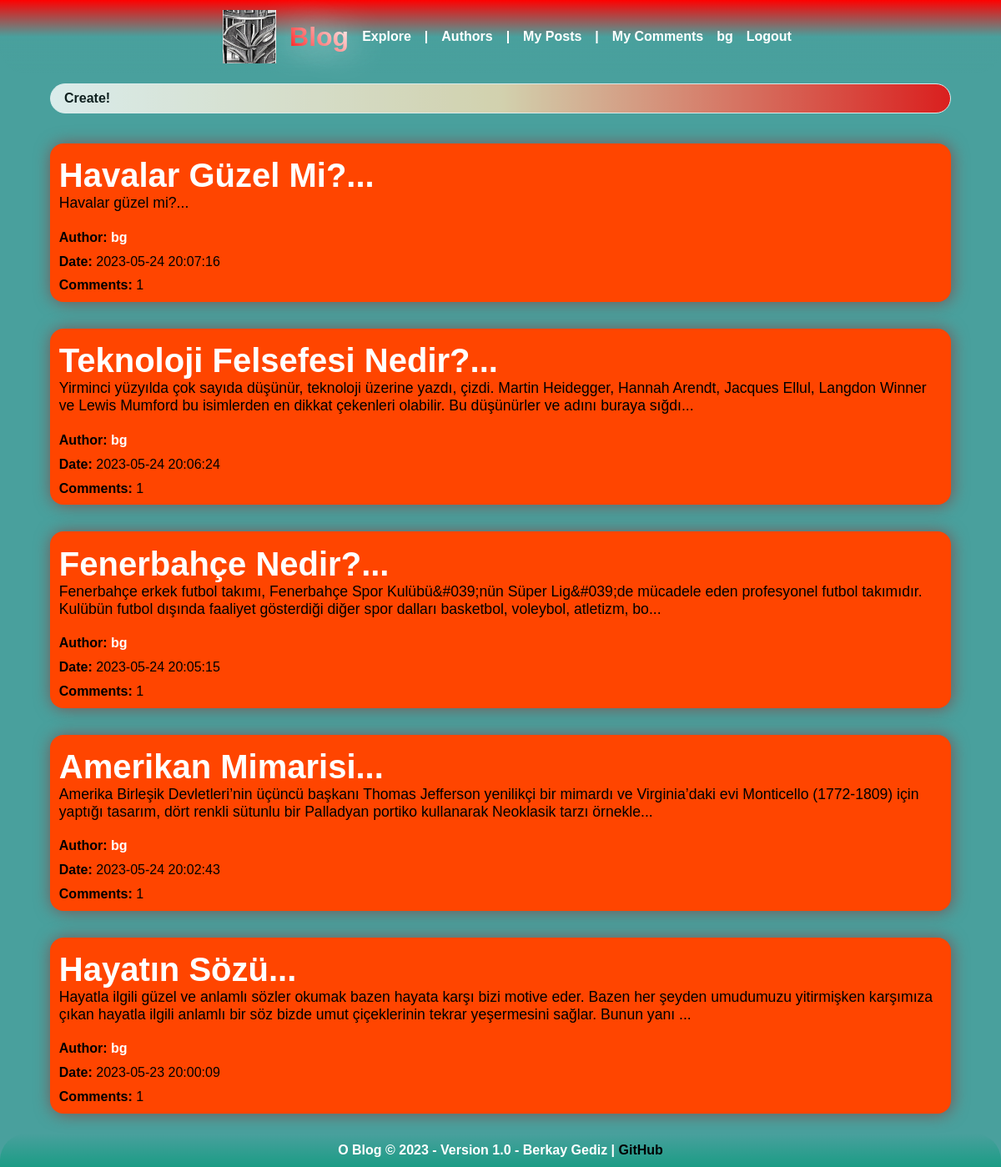
/index.php (signed in), run on an earlier commit of the app's database.
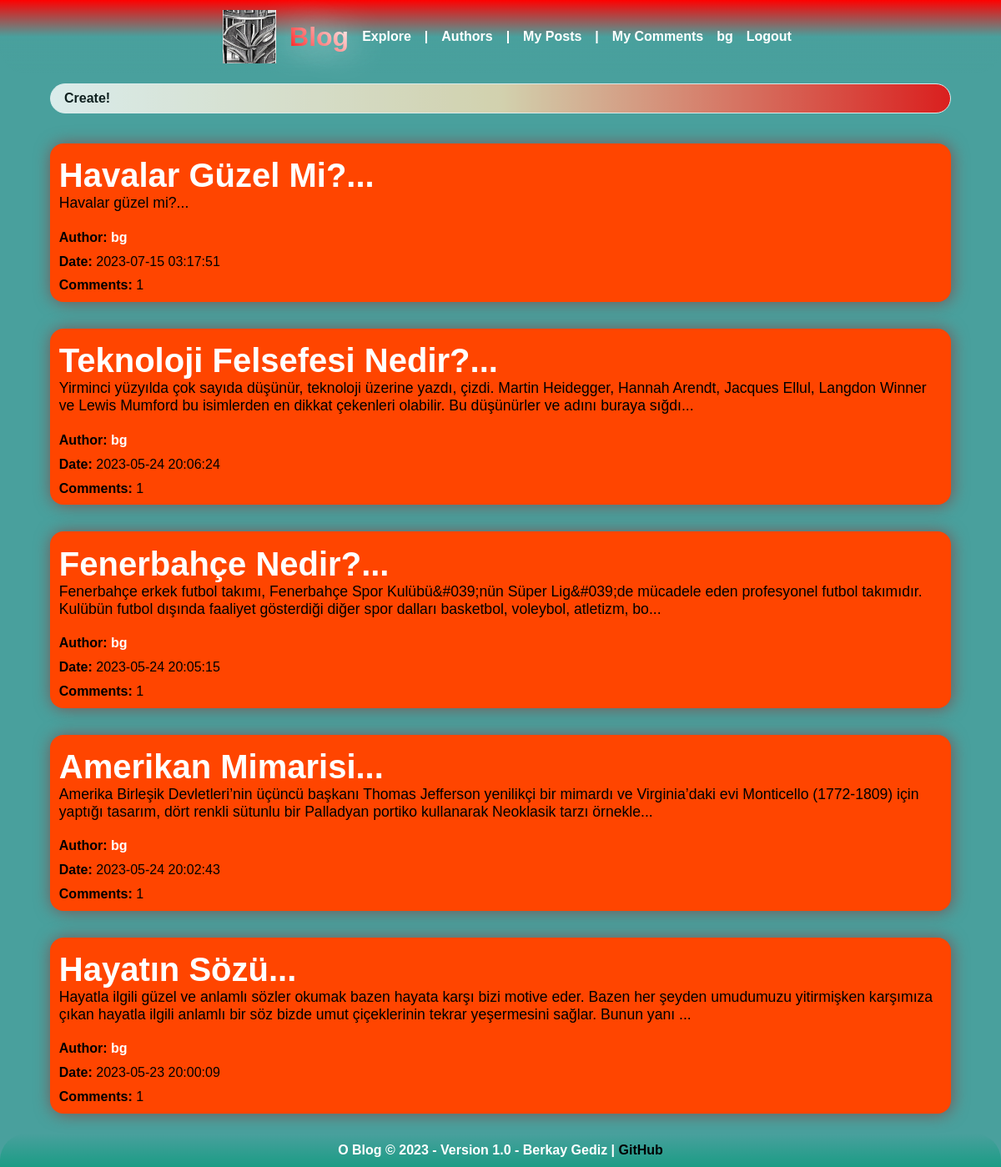
And on a later commit of the database.
### tables this page shows
CREATE TABLE `post` (
  `id` int(11) NOT NULL,
  `title` varchar(200) NOT NULL,
  `text` text NOT NULL,
  `authorid` int(11) NOT NULL,
  `categoryid` int(11) NOT NULL,
  `date` timestamp NOT NULL DEFAULT current_timestamp() ON UPDATE current_timestamp()
);

CREATE TABLE `author` (
  `id` int(11) NOT NULL,
  `username` varchar(50) NOT NULL,
  `email` varchar(100) NOT NULL,
  `password` varchar(100) NOT NULL,
  `isadmin` tinyint(1) NOT NULL DEFAULT 0,
  `regdate` timestamp NOT NULL DEFAULT current_timestamp() ON UPDATE current_timestamp()
);

### index.php (the view, shortened to what this page needs)
<!DOCTYPE html>
<html lang="en">
<head>
    <?php
    include("connect.php");
    ?>
    <link rel="stylesheet" href="css/style.css">
</head>
<body>
    <header>
        <div class="navbar-icon">
            <a href="index.php" style="text-decoration: none; display: flex; align-items: center;">
                <img src="img/o_favicon.png">
                <h1>Blog</h1>
            </a>
        </div>
        <?php
        include("nav.php");
        ?>
    </header>
    <main>
        <?php
        if (isset($_SESSION["loggedin"]) && $_SESSION["loggedin"] == true) {
            $posts = mysqli_query($checkdb, "SELECT * FROM post ORDER BY date DESC");
            $authors = mysqli_query($checkdb, "SELECT * FROM post INNER JOIN author ON post.authorid = author.id ORDER BY date DESC");
            if (mysqli_num_rows($posts) > 0) {
                echo "<a href='create.php' id='create-link'>Create!</a><br><br>";
                while ($post = mysqli_fetch_assoc($posts)) {
                    $postId = mysqli_real_escape_string($checkdb, $post["id"]);
                    $comments = mysqli_query($checkdb, "SELECT * FROM post INNER JOIN comment ON post.id = comment.postid WHERE post.id = '$postId' ORDER BY post.date DESC");
                    $commentCount = mysqli_num_rows($comments);
                    $author = mysqli_fetch_assoc($authors);
                    $username = htmlspecialchars($author["username"]);
                    echo "<div id='post'>";
                    echo "<div id='title'><a href='post.php?id=" . $postId . "'>" . substr(htmlspecialchars($post["title"]), 0, 60) . "...</a></div>";
                    echo "<div id='text'>" . substr(htmlspecialchars($post["text"]), 0, 250) . "...</div>";
                    echo "<div style='padding-left:1%;padding-bottom:1%;'><b>Author:</b> <a href='profile.php?username=" . $username . "'>" . $username . "</a></div>";
                    echo "<div style='padding-left:1%;padding-bottom:1%;'><b>Date:</b> " . htmlspecialchars($post["date"]) . "<br>";
                    echo "</div><div style='padding-left:1%;padding-bottom:1%;'><b>Comments:</b> " . $commentCount . "</div>";
                    echo "</div>";
                }
            } else {
                echo "<a href='create.php' id='create-link'>Create!</a><br><br>";
                echo "No posts yet.";
            }
        } else {
            echo "<div style='background-color:#3F3F3F; opacity:0.93; box-shadow:0 0 25px black; padding: 2% 3% 2% 3%; border-radius: 2rem;'><h1>Welcome!</h1><br>";
            echo "<p>Welcome to O Blog. Here you can create posts, make comments, and read posts from other users.</p></div>";
        }
        ?>
    </main>
    <?php
    include("footer.php");
    ?>
</body>
</html>

What changed in the data, as far as the page shows it:
changed post "Havalar Güzel Mi?": date "2023-05-24 20:07:16" → "2023-07-15 03:17:51"
